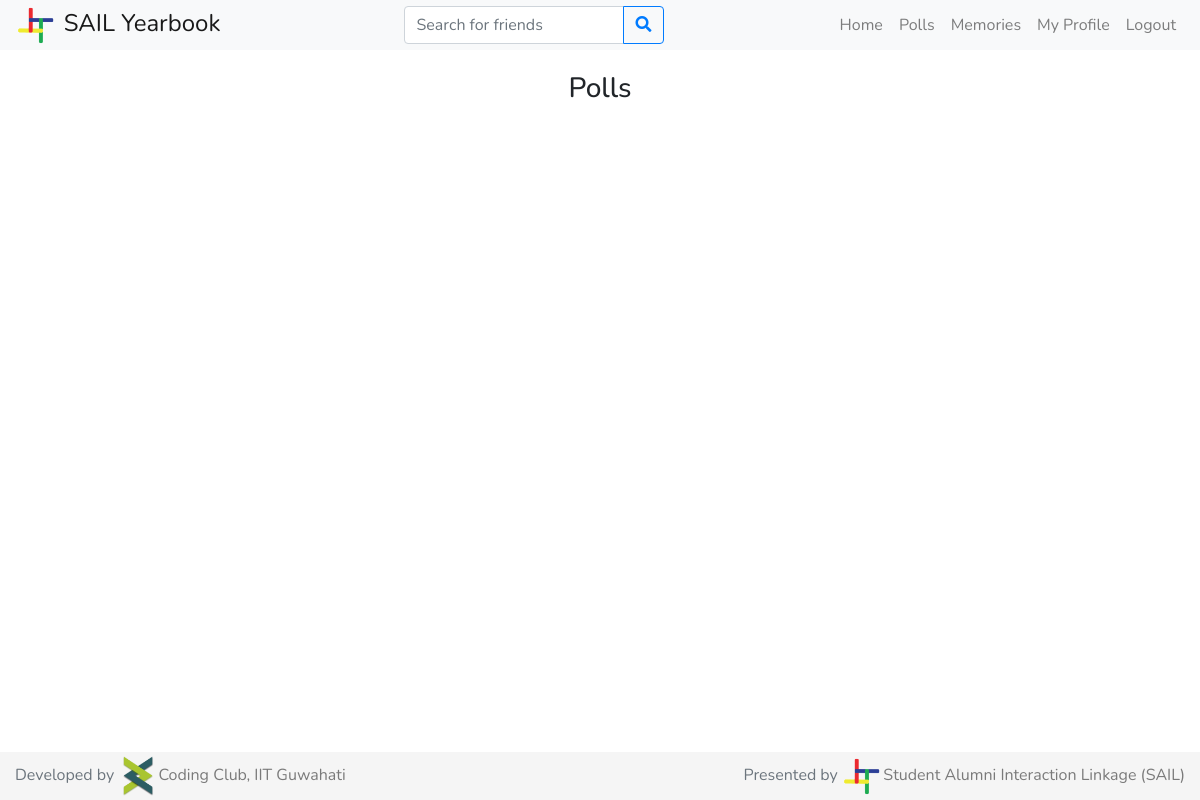
The page / (signed in) on the database as committed earlier.
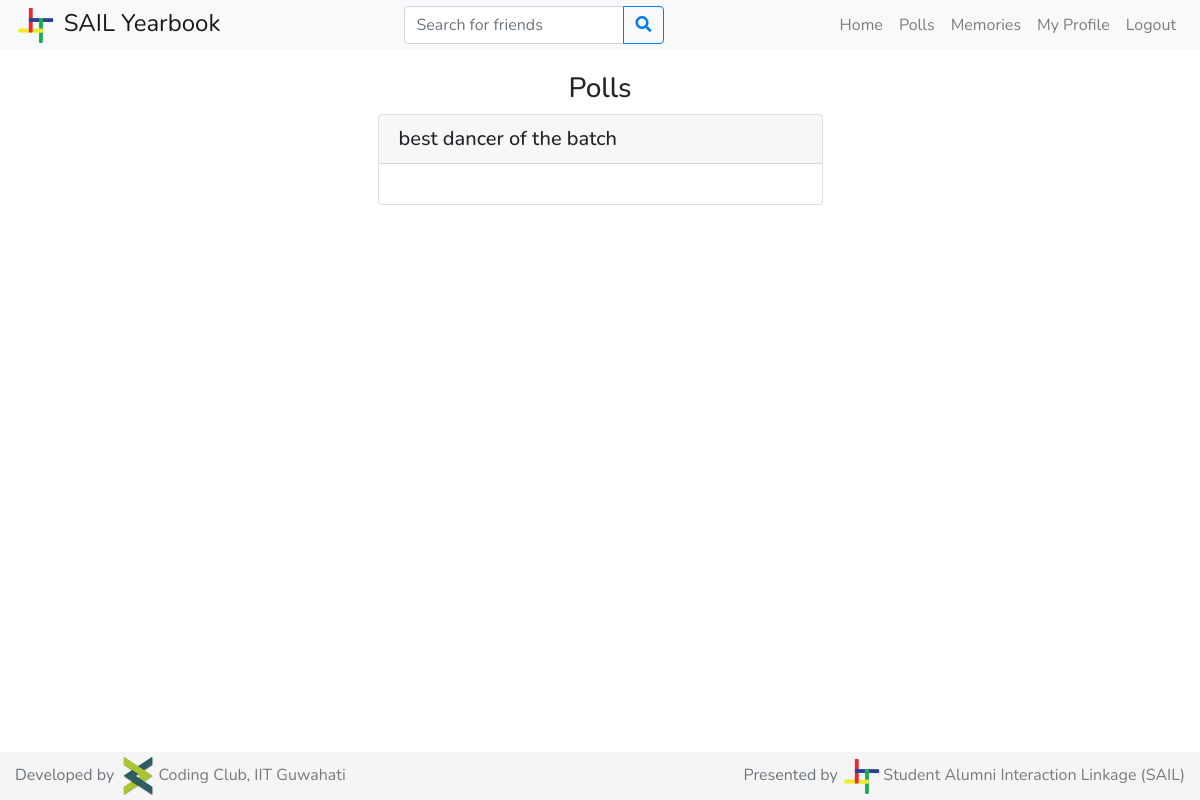
The same page on the database as committed later.
### students/models.py (models this page shows, shortened)
class PollQuestion(models.Model):
    question = models.CharField(max_length=200)

### students/views.py (the view, shortened to what this page needs)
# urls.py: 2. Add a URL to urlpatterns:  path('', views.home, name='home')
def home(request):
    if request.method == 'GET':
        if request.user and not request.user.is_anonymous:
            logged_in = True
        else:
            logged_in = False
        if logged_in:
            user = User.objects.filter(username=request.user.username).first()
            poll_questions = PollQuestion.objects.all()
            polls = {}
            if user.is_superuser:
                for question in poll_questions:
                    answers = PollAnswer.objects.filter(question=question)
                    answers_count = answers.count()
                    poll_dict = {}
                    for answer in answers:
                        if answer.answer in poll_dict.keys():
                            poll_dict[answer.answer].append(answer.voted_by)
                        else:
                            poll_dict[answer.answer] = [answer.voted_by]
                    polls[(question, answers_count)] = sorted(poll_dict.items(), key=votes_sort_key, reverse=True)
                context = {
                    'polls': polls,
                    'user': user,
                    'logged_in': logged_in
                }
                return render(request, 'admin_home.html', context)
        else:
            return HttpResponseRedirect(reverse('login'))
    else:
        return error404(request)

### students/templates/admin_home.html (shortened to what this page needs)
{% extends 'base.html' %}
{% block content %}
    <div class="container-fluid">
        <div class="row mx-lg-5 mt-4">
            <div class="col-lg-3"></div>
            <div class="col-lg-6">
                <h3 class="text-center">Polls</h3>
                <div class="container">
                    {% for question, poll in polls.items %}
                        <div class="card my-2 mx-lg-3">
                            <div class="card-header">
                                <h5 class="mb-0">{{ question.0.question }}</h5>
                            </div>
                            <div class="card-body">
                            </div>
                        </div>
                    {% endfor %}
                </div>
            </div>
            <div class="col-lg-3"></div>
        </div>
    </div>
{% endblock %}

Rows that differ between the two databases and show on the page:
added PollQuestion: question "best dancer of the batch"
